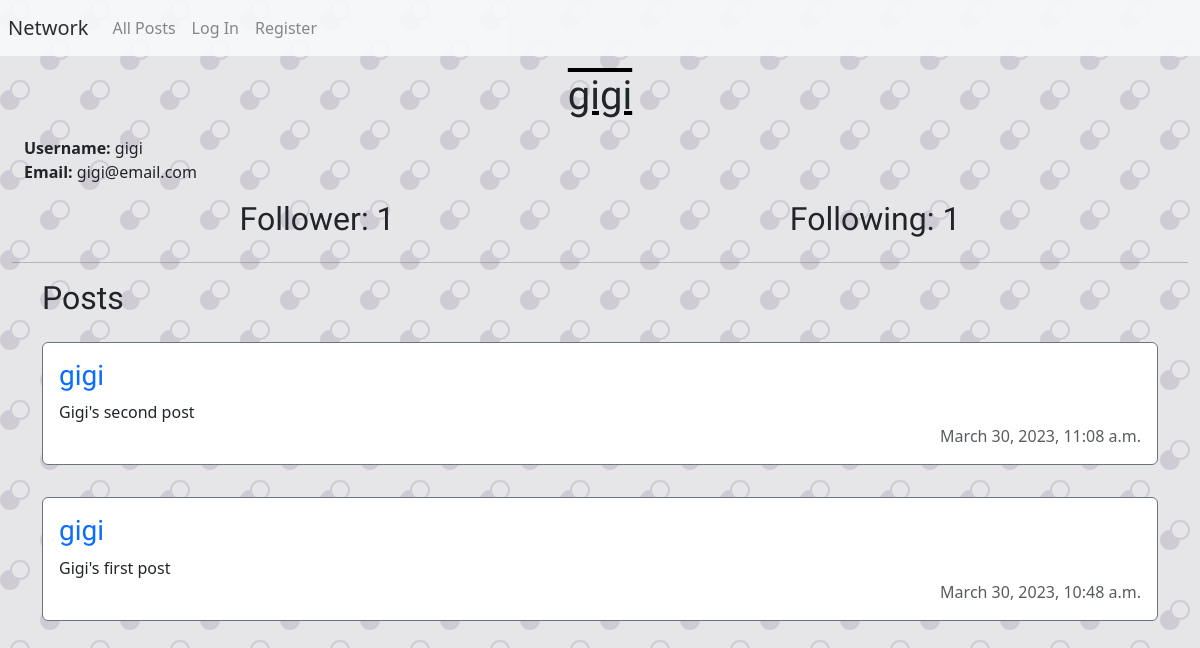
/profile/gigi, run on an earlier commit of the app's database.
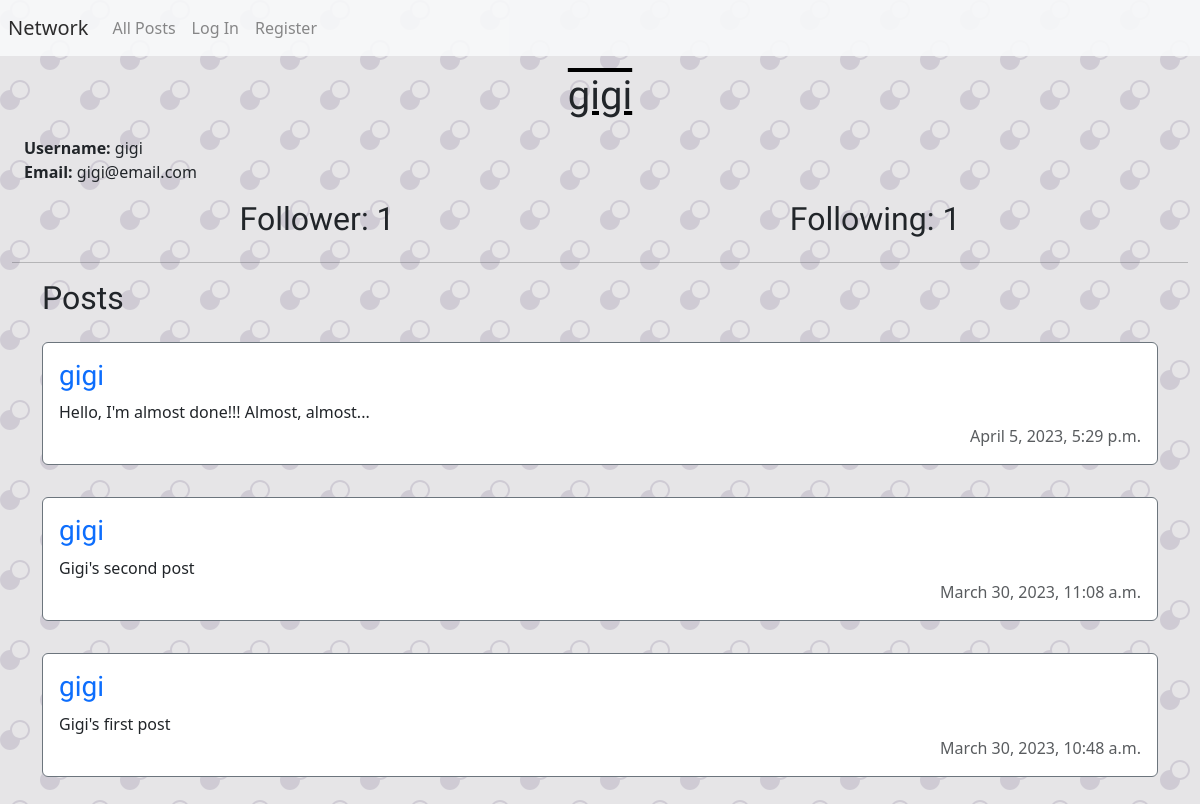
And on a later commit of the database.
### network/models.py (models this page shows, shortened)
class Post(models.Model):
    user_id = models.ForeignKey(User, on_delete=models.CASCADE, related_name="user_post")
    content = models.TextField(max_length=280)
    datetime = models.DateTimeField(auto_now_add=True)

class User(AbstractUser):
    pass

### network/views.py (the view)
# urls.py: path("profile/<str:username>", views.profile, name="profile"),
def profile(request, username):
    user_profile = User.objects.get(username=username)
    user_profile_posts = Post.objects.filter(user_id=user_profile).order_by('-datetime')
    followers_count = Follower.objects.filter(following=user_profile).count()
    following_count = Follower.objects.filter(user=user_profile).count()
    pagePosts = Paginator(user_profile_posts, 10)
    page_number = request.GET.get('page')
    page_obj = pagePosts.get_page(page_number)
    range_page = range(page_obj.paginator.num_pages)
    likes = Like.objects.all()
    postYouLiked = []
    try:
        for like in likes:
            if like.user.id == request.user.id:
                postYouLiked.append(like.post.id)
    except:
        postYouLiked = []
    if request.user.is_authenticated:
        user = User.objects.get(id=request.user.id) # User who is signed in
        user_following = Follower.objects.filter(user=user)
        is_following = False
        for i in user_following:
            if i.following == user_profile:
                is_following = True
                break
            else:
                is_following = False
        context = {"user_profile_posts": user_profile_posts,
                "user_profile":user_profile,
                "user":user,
                "is_following":is_following,
                "followers_count":followers_count,
                "following_count":following_count,
                "pagePosts": pagePosts,
                "page_obj": page_obj,
                "range_page":range_page,
                "likes":likes,
                "postYouLiked":postYouLiked}
        return render(request, "network/profile.html", context)
    else:
        context = {"user_profile_posts": user_profile_posts,
                "user_profile":user_profile,
                "followers_count":followers_count,
                "following_count":following_count,
                "pagePosts": pagePosts,
                "page_obj": page_obj,
                "range_page":range_page,
                "likes":likes,
                "postYouLiked":postYouLiked}
        return render(request, "network/profile.html", context)

### network/templates/network/profile.html (shortened to what this page needs)
{% extends 'network/layout.html' %}
{% block body %}
<div class="container-fluid">
    <div>
                <h1 id="profile-name" class="my-3 text-center">{{ user_profile.username }}</h1>
                <div class="container-fluid d-flex justify-content-between">
                        <div class="">
                            <div class="d-flex flex-column">
                                <span><strong>Username: </strong>{{ user_profile.username }}</span>
                                <span><strong>Email: </strong>{{ user_profile.email }}</span>
                            </div>
                        </div>
                </div>
                <div class="container d-flex justify-content-around my-3">
                        <h2>Follower: <span id="followers-count">{{ followers_count }}</span></h2>
                        <h2>Following: <span id="following-count">{{ following_count }}</span></h2>
                </div>
                <hr>
        </div>
    <div class="container d-flex flex-column" id="posts">
        <div>
            <h2>Posts</h2>
        </div>
        {% for post in page_obj %}
            <div id="post-div" class="d-flex flex-column border border-secondary rounded p-3 my-3">
                <h3><a href="{% url 'profile' post.user_id %}">{{ post.user_id }}</a></h3>
                <span id="content_{{ post.id }}">{{ post.content }}</span>
                <span class="text-right text-muted">{{ post.datetime }}</span>
            </div>
        {% endfor %}
    </div>
    </div>
</div>
{% endblock %}

What changed in the data, as far as the page shows it:
added Post: user_id "gigi", content "Hello, I'm almost done!!! Almost, almost...", datetime "April 5, 2023, 5:29 p.m."
